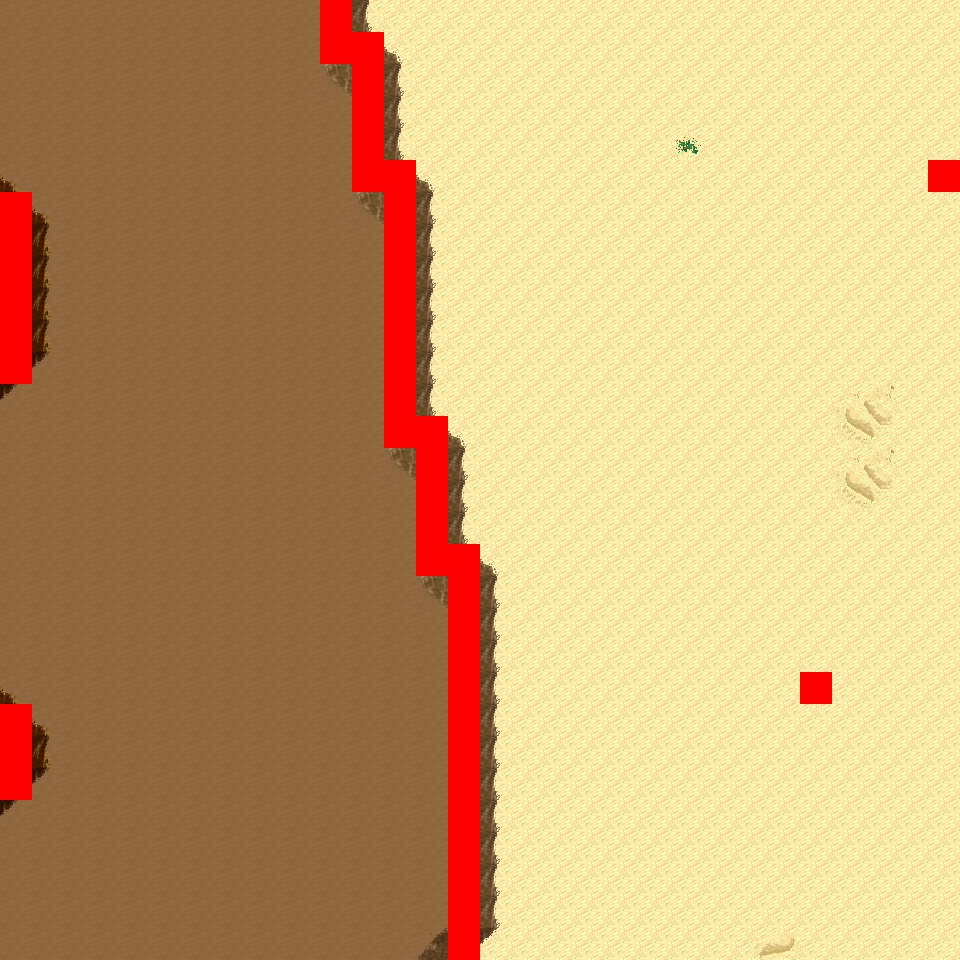

Rendered tile map (Tiled .tmx) drawn with the repository's tilesets; below, a short description and the map source with its tile grids summarised:
An orthogonal 30x30 tile map with 32x32 px tiles, 6 tile layers (Ground, Object, Object2, Above, ...), 8 tilesets and 9 objects (9x mapExit).

<map version="1.0" orientation="orthogonal" renderorder="right-down" width="30" height="30" tilewidth="32" tileheight="32" nextobjectid="10">
  <tileset firstgid="1" name="tileset_logic_collision" tilewidth="32" tileheight="32" tilecount="1" columns="1">
    <image source="../drawable/tileset_logic_collision.png" width="32" height="32" />
  </tileset>
  <tileset firstgid="2" name="tileset_ground_ground" tilewidth="32" tileheight="32" tilecount="33" columns="3">
    <image source="../drawable/tileset_ground_ground.png" width="96" height="352" />
  </tileset>
  <tileset firstgid="35" name="tileset_ground_ridge_earth_pale" tilewidth="32" tileheight="32" tilecount="96" columns="12">
    <image source="../drawable/tileset_ground_ridge_earth_pale.png" width="384" height="256" />
  </tileset>
  <tileset firstgid="131" name="tileset_ground_ridge_earth_dark" tilewidth="32" tileheight="32" tilecount="96" columns="12">
    <image source="../drawable/tileset_ground_ridge_earth_dark.png" width="384" height="256" />
  </tileset>
  <tileset firstgid="227" name="tileset_terrain_desert" tilewidth="32" tileheight="32" tilecount="88" columns="8">
    <image source="../drawable/tileset_terrain_desert.png" width="256" height="352" />
  </tileset>
  <tileset firstgid="315" name="tileset_plant_tree_tree_darkgreen" tilewidth="32" tileheight="32" tilecount="88" columns="8">
    <image source="../drawable/tileset_plant_tree_tree_darkgreen.png" width="256" height="352" />
  </tileset>
  <tileset firstgid="403" name="tileset_ground_sand_2" tilewidth="32" tileheight="32" tilecount="15" columns="5">
    <image source="../drawable/tileset_ground_sand_2.png" width="160" height="96" />
  </tileset>
  <tileset firstgid="418" name="tileset_plant_cactus_2" tilewidth="32" tileheight="32" tilecount="10" columns="5">
    <image source="../drawable/tileset_plant_cactus_2.png" width="160" height="64" />
  </tileset>
  <layer name="Ground" width="30" height="30">
    <data>[900 cells, 900 non-empty, 11 distinct tile ids]</data>
  </layer>
  <layer name="Object" width="30" height="30">
    <data>[900 cells, 92 non-empty, 18 distinct tile ids]</data>
  </layer>
  <layer name="Object2" width="30" height="30">
    <data>[900 cells, 0 non-empty, 0 distinct tile ids]</data>
  </layer>
  <layer name="Above" width="30" height="30">
    <data>[900 cells, 0 non-empty, 0 distinct tile ids]</data>
  </layer>
  <layer name="Above2" width="30" height="30">
    <data>[900 cells, 0 non-empty, 0 distinct tile ids]</data>
  </layer>
  <layer name="Walkable" width="30" height="30">
    <data>[900 cells, 45 non-empty, 1 distinct tile ids]</data>
  </layer>
  <objectgroup name="MapEvents">
    <object id="1" name="north" type="mapExit" x="0" y="0" width="320" height="32">
      <properties>
        <property name="map" value="level_0_x2_y111" />
        <property name="x" value="0" />
        <property name="y" value="28" />
      </properties>
    </object>
    <object id="2" name="north2" type="mapExit" x="352" y="0" width="608" height="32">
      <properties>
        <property name="map" value="level_0_x2_y111" />
        <property name="x" value="11" />
        <property name="y" value="28" />
      </properties>
    </object>
    <object id="3" name="south" type="mapExit" x="0" y="928" width="448" height="32">
      <properties>
        <property name="map" value="level_0_x2_y113" />
        <property name="x" value="0" />
        <property name="y" value="1" />
      </properties>
    </object>
    <object id="4" name="south2" type="mapExit" x="480" y="928" width="480" height="32">
      <properties>
        <property name="map" value="level_0_x2_y113" />
        <property name="x" value="15" />
        <property name="y" value="1" />
      </properties>
    </object>
    <object id="5" name="west" type="mapExit" x="0" y="0" width="32" height="192">
      <properties>
        <property name="map" value="level_0_x1_y112" />
        <property name="x" value="28" />
        <property name="y" value="0" />
      </properties>
    </object>
    <object id="6" name="west2" type="mapExit" x="0" y="384" width="32" height="320">
      <properties>
        <property name="map" value="level_0_x1_y112" />
        <property name="x" value="28" />
        <property name="y" value="12" />
      </properties>
    </object>
    <object id="7" name="west3" type="mapExit" x="0" y="800" width="32" height="160">
      <properties>
        <property name="map" value="level_0_x1_y112" />
        <property name="x" value="28" />
        <property name="y" value="25" />
      </properties>
    </object>
    <object id="8" name="east" type="mapExit" x="928" y="0" width="32" height="160">
      <properties>
        <property name="map" value="level_0_x3_y112" />
        <property name="x" value="1" />
        <property name="y" value="0" />
      </properties>
    </object>
    <object id="9" name="east2" type="mapExit" x="928" y="192" width="32" height="768">
      <properties>
        <property name="map" value="level_0_x3_y112" />
        <property name="x" value="1" />
        <property name="y" value="6" />
      </properties>
    </object>
  </objectgroup>
</map>
